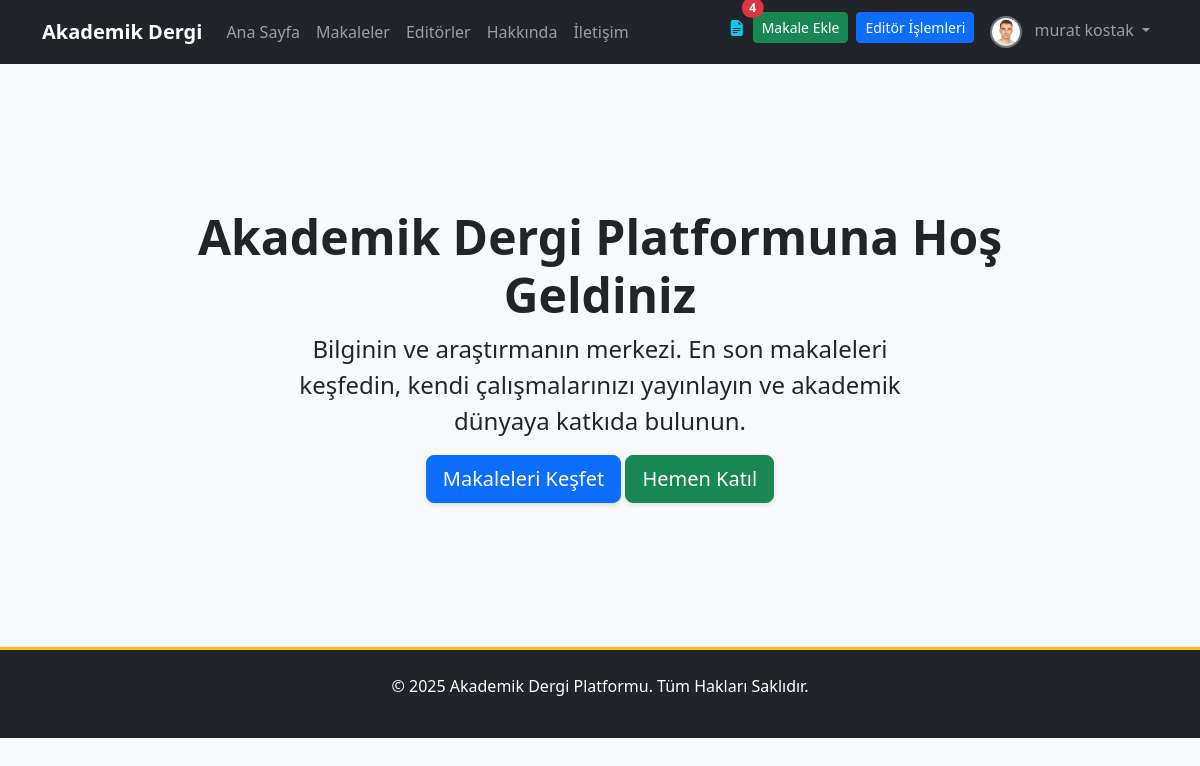
Screenshot of / (signed in) with the database file from the repository.
### apps/users/models.py (models this page shows, shortened)
class User(AbstractUser):
    email = models.EmailField(unique=True, verbose_name="E-posta Adresi")
    biyografi = models.TextField(blank=True, null=True, verbose_name="Biyografi")
    profile_resmi = models.ImageField(
        upload_to=profile_pic_path,
        default='profile_pics/default.png',
        verbose_name="Profil Resmi"
    )
    resume = models.FileField(
        upload_to=resume_path,
        blank=True,
        null=True,
        verbose_name="Özgeçmiş (PDF)"
    )
    is_editor = models.BooleanField(default=False, verbose_name="Editör Yetkisi")
    goster_editorler_sayfasinda = models.BooleanField(
        default=False,
        verbose_name="Editörler Sayfasında Gösterilsin mi?"
    )
    def get_full_name(self):
        return f"{self.first_name} {self.last_name}".strip()

### apps/pages/views.py (the view)
# urls.py: path('', AnasayfaView.as_view(), name='anasayfa'),
class AnasayfaView(TemplateView):
    template_name = 'pages/anasayfa.html'

### apps/core/context_processors.py (called while the page is built)
def notification_context(request):
    if not request.user.is_authenticated:
        return {}
    user = request.user
    context = {}
    if user.is_superuser:
        context['unread_messages_count'] = IletisimFormu.objects.filter(cevaplandi=False).count()
    else:
        context['unread_messages_count'] = 0
    if user.is_superuser or user.is_editor:
        context['draft_articles_count'] = Makale.objects.filter(goster_makaleler_sayfasinda=False).count()
    else:
        context['draft_articles_count'] = 0
    context['unread_notes_count'] = Makale.objects.filter(
        yazarlar__user_hesabi=user,  # Doğru sorgu: Yazar modeli üzerinden kullanıcı hesabına ulaş
        admin_notu_okundu=False
    ).exclude(admin_notu__isnull=True).exclude(admin_notu__exact='').count()
    return context

### templates/pages/anasayfa.html (shortened to what this page needs)
{% extends 'base.html' %}
{% block content %}
<div class="container text-center my-5">
    <div class="p-5 mb-4 bg-light rounded-3">
        <div class="container-fluid py-5">
            <h1 class="display-5 fw-bold">Akademik Dergi Platformuna Hoş Geldiniz</h1>
            <p class="col-md-8 fs-4 mx-auto">Bilginin ve araştırmanın merkezi. En son makaleleri keşfedin, kendi çalışmalarınızı yayınlayın ve akademik dünyaya katkıda bulunun.</p>
            <a href="{% url 'makale_list' %}" class="btn btn-primary btn-lg">Makaleleri Keşfet</a>
            <a href="{% url 'kayit_ol' %}" class="btn btn-success btn-lg">Hemen Katıl</a>
        </div>
    </div>
</div>
{% endblock %}

### templates/partials/_navbar.html (shortened to what this page needs)
<nav class="navbar navbar-expand-lg navbar-dark bg-dark">
    <div class="container">
        <a class="navbar-brand" href="{% url 'anasayfa' %}">Akademik Dergi</a>
        <div class="collapse navbar-collapse" id="navbarNav">
            <ul class="navbar-nav me-auto mb-2 mb-lg-0">
                <li class="nav-item"><a class="nav-link" href="{% url 'anasayfa' %}">Ana Sayfa</a></li>
                <li class="nav-item"><a class="nav-link" href="{% url 'makale_list' %}">Makaleler</a></li>
                <li class="nav-item"><a class="nav-link" href="{% url 'editorler' %}">Editörler</a></li>
                <li class="nav-item"><a class="nav-link" href="{% url 'hakkinda' %}">Hakkında</a></li>
                <li class="nav-item"><a class="nav-link" href="{% url 'iletisim' %}">İletişim</a></li>
            </ul>
            <ul class="navbar-nav ms-auto">
                {% if user.is_authenticated %}
                    {% if user.is_superuser or user.is_editor %}
                        {% if draft_articles_count > 0 %}
                        <li class="nav-item">
                            <a href="{% url 'dashboard:editor_panel' %}?status=draft" class="nav-link position-relative text-info" title="Taslak Makaleler">
                                <i class="bi bi-file-earmark-text-fill"></i>
                                <span class="position-absolute top-0 start-100 translate-middle badge rounded-pill bg-danger">{{ draft_articles_count }}</span>
                            </a>
                        </li>
                        {% endif %}
                    {% endif %}
                    <li class="nav-item"><a href="{% url 'makale_ekle' %}" class="btn btn-success btn-sm me-2 mt-1">Makale Ekle</a></li>
                    {% if user.is_editor and not user.is_superuser %}
                    <li class="nav-item"><a href="{% url 'dashboard:editor_panel' %}" class="btn btn-primary btn-sm me-2 mt-1">Editör İşlemleri</a></li>
                    {% endif %}
                    <li class="nav-item dropdown">
                        <a class="nav-link dropdown-toggle" href="#" id="navbarDropdown" role="button" data-bs-toggle="dropdown" aria-expanded="false">
                            <img src="{{ user.profile_resmi.url }}" alt="{{ user.username }}" class="rounded-circle me-2" style="width:32px; height:32px; object-fit:cover;">
                            {{ user.get_full_name|default:user.username }}
                        </a>
                    </li>
                {% endif %}
            </ul>
        </div>
    </div>
</nav>

### static/css/style.css (style rules this page uses)
body { font-family: 'Segoe UI', Roboto, 'Helvetica Neue', Arial, sans-serif; background-color: #f8f9fa; transition: background-color 0.3s; }
.navbar-dark .navbar-nav .nav-link { transition: color 0.2s ease-in-out; }
.navbar-brand { font-weight: bold; }
.navbar .dropdown-toggle img { border: 2px solid #6c757d; transition: transform 0.2s; }
.btn { transition: all 0.3s ease; box-shadow: 0 2px 4px rgba(0,0,0,0.1); }

### rows the page displays
User: profile_resmi (picture), get_full_name "murat kostak"

### other values shown
{{ draft_articles_count }} "4"
